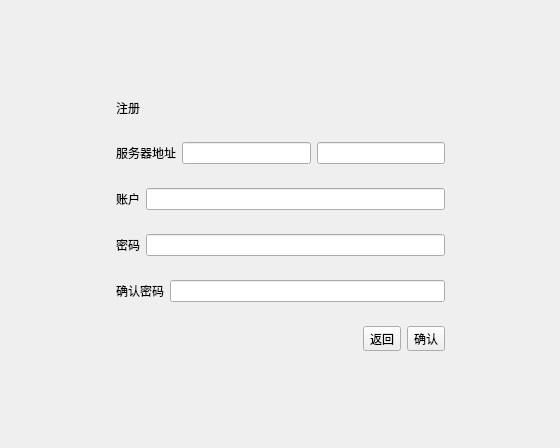
<?xml version="1.0" encoding="UTF-8"?>
<ui version="4.0">
 <class>login</class>
 <widget class="QWidget" name="login">
  <property name="geometry">
   <rect>
    <x>0</x>
    <y>0</y>
    <width>560</width>
    <height>448</height>
   </rect>
  </property>
  <property name="windowTitle">
   <string>Form</string>
  </property>
  <layout class="QHBoxLayout" name="horizontalLayout_7">
   <item>
    <widget class="QStackedWidget" name="stackedWidget">
     <property name="maximumSize">
      <size>
       <width>16777215</width>
       <height>16777215</height>
      </size>
     </property>
     <property name="currentIndex">
      <number>1</number>
     </property>
     <widget class="QWidget" name="login_2">
      <layout class="QHBoxLayout" name="horizontalLayout_6">
       <item>
        <spacer name="horizontalSpacer_3">
         <property name="orientation">
          <enum>Qt::Horizontal</enum>
         </property>
         <property name="sizeHint" stdset="0">
          <size>
           <width>57</width>
           <height>20</height>
          </size>
         </property>
        </spacer>
       </item>
       <item>
        <widget class="QWidget" name="widget_9" native="true">
         <layout class="QVBoxLayout" name="verticalLayout">
          <item>
           <spacer name="verticalSpacer">
            <property name="orientation">
             <enum>Qt::Vertical</enum>
            </property>
            <property name="sizeHint" stdset="0">
             <size>
              <width>20</width>
              <height>77</height>
             </size>
            </property>
           </spacer>
          </item>
          <item>
           <widget class="QWidget" name="widget" native="true">
            <layout class="QVBoxLayout" name="verticalLayout_2">
             <item>
              <widget class="QWidget" name="widget_7" native="true">
               <layout class="QHBoxLayout" name="horizontalLayout">
                <item>
                 <widget class="QLabel" name="label">
                  <property name="text">
                   <string>登录</string>
                  </property>
                 </widget>
                </item>
                <item>
                 <spacer name="horizontalSpacer_2">
                  <property name="orientation">
                   <enum>Qt::Horizontal</enum>
                  </property>
                  <property name="sizeHint" stdset="0">
                   <size>
                    <width>40</width>
                    <height>20</height>
                   </size>
                  </property>
                 </spacer>
                </item>
               </layout>
              </widget>
             </item>
             <item>
              <widget class="QWidget" name="widget_3" native="true">
               <layout class="QHBoxLayout" name="horizontalLayout_2">
                <item>
                 <widget class="QLabel" name="label_3">
                  <property name="text">
                   <string>服务器地址</string>
                  </property>
                 </widget>
                </item>
                <item>
                 <widget class="QLineEdit" name="log_address_server"/>
                </item>
                <item>
                 <widget class="QLineEdit" name="log_port_server">
                  <property name="maximumSize">
                   <size>
                    <width>16777215</width>
                    <height>16777215</height>
                   </size>
                  </property>
                 </widget>
                </item>
               </layout>
              </widget>
             </item>
             <item>
              <widget class="QWidget" name="widget_4" native="true">
               <layout class="QHBoxLayout" name="horizontalLayout_3">
                <item>
                 <widget class="QLabel" name="label_4">
                  <property name="text">
                   <string>账户</string>
                  </property>
                 </widget>
                </item>
                <item>
                 <widget class="QLineEdit" name="log_usr"/>
                </item>
               </layout>
              </widget>
             </item>
             <item>
              <widget class="QWidget" name="widget_5" native="true">
               <layout class="QHBoxLayout" name="horizontalLayout_4">
                <item>
                 <widget class="QLabel" name="label_8">
                  <property name="text">
                   <string>密码</string>
                  </property>
                 </widget>
                </item>
                <item>
                 <widget class="QLineEdit" name="log_pwd"/>
                </item>
               </layout>
              </widget>
             </item>
             <item>
              <widget class="QWidget" name="widget_8" native="true">
               <layout class="QHBoxLayout" name="horizontalLayout_5">
                <item>
                 <spacer name="horizontalSpacer">
                  <property name="orientation">
                   <enum>Qt::Horizontal</enum>
                  </property>
                  <property name="sizeHint" stdset="0">
                   <size>
                    <width>237</width>
                    <height>20</height>
                   </size>
                  </property>
                 </spacer>
                </item>
                <item>
                 <widget class="QToolButton" name="log_register_btn">
                  <property name="text">
                   <string>注册</string>
                  </property>
                 </widget>
                </item>
                <item>
                 <widget class="QToolButton" name="login_btn">
                  <property name="text">
                   <string>确认</string>
                  </property>
                 </widget>
                </item>
               </layout>
              </widget>
             </item>
            </layout>
           </widget>
          </item>
          <item>
           <spacer name="verticalSpacer_2">
            <property name="orientation">
             <enum>Qt::Vertical</enum>
            </property>
            <property name="sizeHint" stdset="0">
             <size>
              <width>20</width>
              <height>64</height>
             </size>
            </property>
           </spacer>
          </item>
         </layout>
        </widget>
       </item>
       <item>
        <spacer name="horizontalSpacer_4">
         <property name="orientation">
          <enum>Qt::Horizontal</enum>
         </property>
         <property name="sizeHint" stdset="0">
          <size>
           <width>57</width>
           <height>20</height>
          </size>
         </property>
        </spacer>
       </item>
      </layout>
     </widget>
     <widget class="QWidget" name="register_2">
      <layout class="QHBoxLayout" name="horizontalLayout_14">
       <item>
        <spacer name="horizontalSpacer_7">
         <property name="orientation">
          <enum>Qt::Horizontal</enum>
         </property>
         <property name="sizeHint" stdset="0">
          <size>
           <width>57</width>
           <height>20</height>
          </size>
         </property>
        </spacer>
       </item>
       <item>
        <widget class="QWidget" name="widget_16" native="true">
         <layout class="QVBoxLayout" name="verticalLayout_5">
          <item>
           <spacer name="verticalSpacer_3">
            <property name="orientation">
             <enum>Qt::Vertical</enum>
            </property>
            <property name="sizeHint" stdset="0">
             <size>
              <width>20</width>
              <height>47</height>
             </size>
            </property>
           </spacer>
          </item>
          <item>
           <widget class="QWidget" name="widget_2" native="true">
            <layout class="QVBoxLayout" name="verticalLayout_4">
             <item>
              <widget class="QWidget" name="widget_10" native="true">
               <layout class="QHBoxLayout" name="horizontalLayout_8">
                <item>
                 <widget class="QLabel" name="label_2">
                  <property name="text">
                   <string>注册</string>
                  </property>
                 </widget>
                </item>
                <item>
                 <spacer name="horizontalSpacer_5">
                  <property name="orientation">
                   <enum>Qt::Horizontal</enum>
                  </property>
                  <property name="sizeHint" stdset="0">
                   <size>
                    <width>305</width>
                    <height>20</height>
                   </size>
                  </property>
                 </spacer>
                </item>
               </layout>
              </widget>
             </item>
             <item>
              <widget class="QWidget" name="widget_12" native="true">
               <layout class="QHBoxLayout" name="horizontalLayout_10">
                <item>
                 <widget class="QLabel" name="label_10">
                  <property name="text">
                   <string>服务器地址</string>
                  </property>
                 </widget>
                </item>
                <item>
                 <widget class="QLineEdit" name="reg_address_server"/>
                </item>
                <item>
                 <widget class="QLineEdit" name="reg_port_server"/>
                </item>
               </layout>
              </widget>
             </item>
             <item>
              <widget class="QWidget" name="widget_13" native="true">
               <layout class="QHBoxLayout" name="horizontalLayout_11">
                <item>
                 <widget class="QLabel" name="label_5">
                  <property name="text">
                   <string>账户</string>
                  </property>
                 </widget>
                </item>
                <item>
                 <widget class="QLineEdit" name="reg_usr"/>
                </item>
               </layout>
              </widget>
             </item>
             <item>
              <widget class="QWidget" name="widget_14" native="true">
               <layout class="QHBoxLayout" name="horizontalLayout_12">
                <item>
                 <widget class="QLabel" name="label_6">
                  <property name="text">
                   <string>密码</string>
                  </property>
                 </widget>
                </item>
                <item>
                 <widget class="QLineEdit" name="reg_pwd"/>
                </item>
               </layout>
              </widget>
             </item>
             <item>
              <widget class="QWidget" name="widget_15" native="true">
               <layout class="QHBoxLayout" name="horizontalLayout_13">
                <item>
                 <widget class="QLabel" name="label_7">
                  <property name="text">
                   <string>确认密码</string>
                  </property>
                 </widget>
                </item>
                <item>
                 <widget class="QLineEdit" name="reg_surepwd"/>
                </item>
               </layout>
              </widget>
             </item>
             <item>
              <widget class="QWidget" name="widget_11" native="true">
               <layout class="QHBoxLayout" name="horizontalLayout_9">
                <item>
                 <spacer name="horizontalSpacer_6">
                  <property name="orientation">
                   <enum>Qt::Horizontal</enum>
                  </property>
                  <property name="sizeHint" stdset="0">
                   <size>
                    <width>237</width>
                    <height>20</height>
                   </size>
                  </property>
                 </spacer>
                </item>
                <item>
                 <widget class="QToolButton" name="back_btn">
                  <property name="text">
                   <string>返回</string>
                  </property>
                 </widget>
                </item>
                <item>
                 <widget class="QToolButton" name="register_btn">
                  <property name="text">
                   <string>确认</string>
                  </property>
                 </widget>
                </item>
               </layout>
              </widget>
             </item>
            </layout>
           </widget>
          </item>
          <item>
           <spacer name="verticalSpacer_4">
            <property name="orientation">
             <enum>Qt::Vertical</enum>
            </property>
            <property name="sizeHint" stdset="0">
             <size>
              <width>20</width>
              <height>47</height>
             </size>
            </property>
           </spacer>
          </item>
         </layout>
        </widget>
       </item>
       <item>
        <spacer name="horizontalSpacer_8">
         <property name="orientation">
          <enum>Qt::Horizontal</enum>
         </property>
         <property name="sizeHint" stdset="0">
          <size>
           <width>57</width>
           <height>20</height>
          </size>
         </property>
        </spacer>
       </item>
      </layout>
     </widget>
    </widget>
   </item>
  </layout>
 </widget>
 <resources/>
 <connections/>
</ui>
